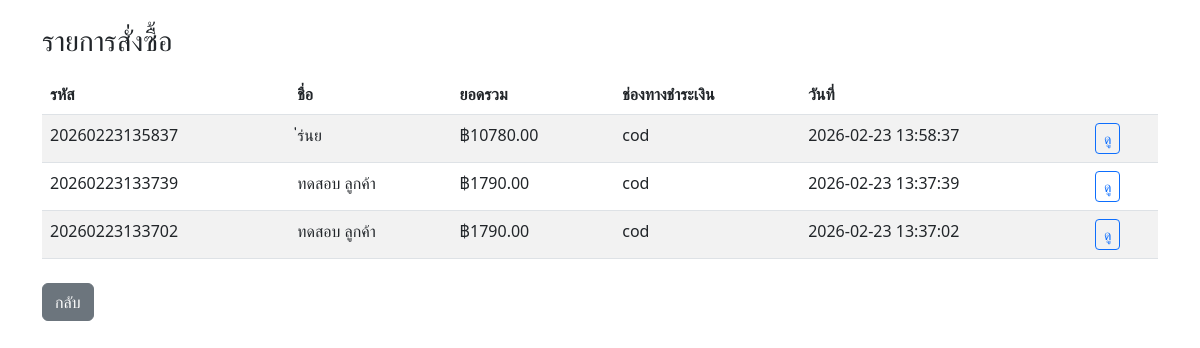
The page /admin/orders on the database as committed earlier.
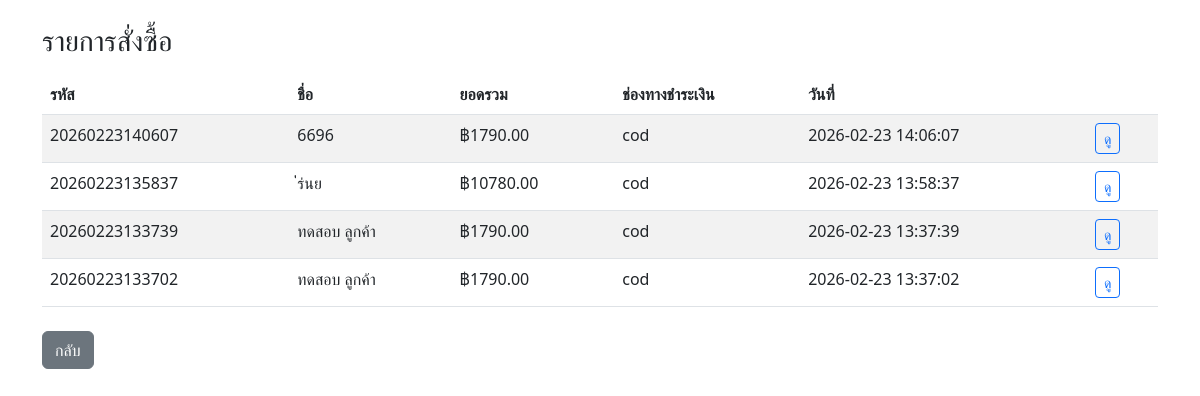
The same page on the database as committed later.
### app.py (models this page shows, shortened)
class Order(db.Model):
    __tablename__ = 'orders'
    id = db.Column(db.Integer, primary_key=True)
    order_id = db.Column(db.String(64), unique=True, nullable=False)
    name = db.Column(db.String(200), nullable=False)
    address = db.Column(db.Text, nullable=False)
    phone = db.Column(db.String(50), nullable=True)
    payment_method = db.Column(db.String(20), nullable=False)
    subtotal = db.Column(db.Float, nullable=False)
    shipping = db.Column(db.Float, nullable=False)
    total = db.Column(db.Float, nullable=False)
    created_at = db.Column(db.DateTime, default=datetime.now)
    items = db.relationship('OrderItem', backref='order', cascade='all, delete-orphan')

### app.py (the view)
@app.route('/admin/orders')
def admin_orders():
    orders = Order.query.order_by(Order.created_at.desc()).all()
    return render_template('admin_orders.html', orders=orders)

### images/templates/admin_orders.html (shortened to what this page needs)
<!DOCTYPE html>
<html lang="th">
<head>
    <link href="https://cdn.jsdelivr.net/npm/bootstrap@5.3.0/dist/css/bootstrap.min.css" rel="stylesheet">
</head>
<body>
<div class="container mt-4">
    <h3>รายการสั่งซื้อ</h3>
    {% if orders %}
        <table class="table table-striped mt-3">
            <thead>
                <tr>
                    <th>รหัส</th>
                    <th>ชื่อ</th>
                    <th>ยอดรวม</th>
                    <th>ช่องทางชำระเงิน</th>
                    <th>วันที่</th>
                    <th></th>
                </tr>
            </thead>
            <tbody>
                {% for o in orders %}
                <tr>
                    <td>{{ o.order_id }}</td>
                    <td>{{ o.name }}</td>
                    <td>฿{{ '%.2f'|format(o.total) }}</td>
                    <td>{{ o.payment_method }}</td>
                    <td>{{ o.created_at.strftime('%Y-%m-%d %H:%M:%S') }}</td>
                    <td><a href="/admin/orders/{{ o.id }}" class="btn btn-sm btn-outline-primary">ดู</a></td>
                </tr>
                {% endfor %}
            </tbody>
        </table>
    {% else %}
        <p class="text-muted mt-3">ยังไม่มีคำสั่งซื้อ</p>
    {% endif %}
    <a href="/admin" class="btn btn-secondary mt-2">กลับ</a>
</div>
</body>
</html>

Rows that differ between the two databases and show on the page:
added Order: order_id "20260223140607", name "6696", total "1790.00", payment_method "cod", created_at "2026-02-23 14:06:07"
